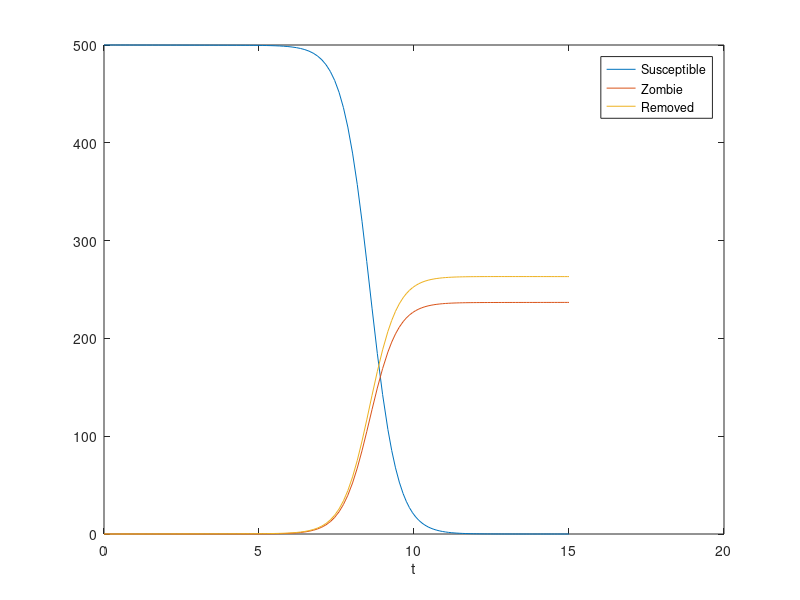

Write MATLAB code to recreate this figure.
% Zombie model in basic S-Z-R form.
% Model is from 2009 paper of Munz, Hudea, Imad, and Smith 
% published in Infectious Disease Modeling Research Papers.
close all;

S_0 = 500; % Initial Suseptible (Human) Population
Z_0 = 0; % Initial Zombie Population
R_0 = 0; % Initial Removed Population (Dead)

T = 15; % Final time

% The paper does not give all the parameters, so results differ silightly.
Pi    = 0.0001; % Human birth rate (maybe proportional to delta)
alpha = 0.005;  % Humans killing zombies coefficient
beta  = 0.0095; % Humans becoming zombies by being bitten coefficient
delta = 0.0001; % Natural human death rate coefficient
zeta  = 0.0001; % Dead Humans turn into zombies coefficient

% x = [S Z R]
SZR = @(t,x)[Pi - beta*x(1).*x(2) - delta*x(1);...
             beta*x(1).*x(2) + zeta*x(3) - alpha*x(1).*x(2);...
             delta*x(1) + alpha*x(1).*x(2) - zeta*x(3)];
    
[t,x] = ode45(SZR,[0,T],[S_0,Z_0,R_0]);

% subplot(1,3,1);
plot(t,x(:,1)); hold on;
plot(t,x(:,2));
plot(t,x(:,3));
legend('Susceptible','Zombie','Removed','location','best')
xlabel('t');